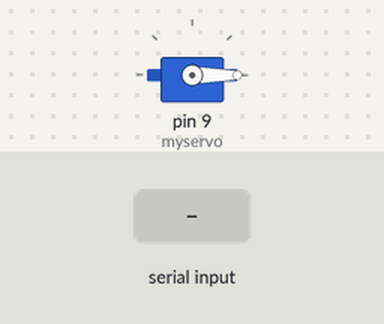
The sketch below on a simulated Arduino Uno, built with avr-gcc and run on an emulated ATmega328P. Shown: servo. Inputs (shaded band) come from the test bench. What the sketch prints to the serial monitor is not drawn.

Above: at 1.2 s.
1.3 s: "D" received over Serial
At 2.0 s:
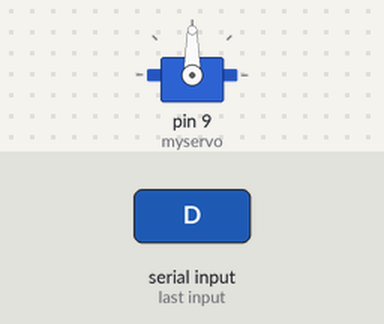
3.2 s: "N" received over Serial
At 3.65 s:
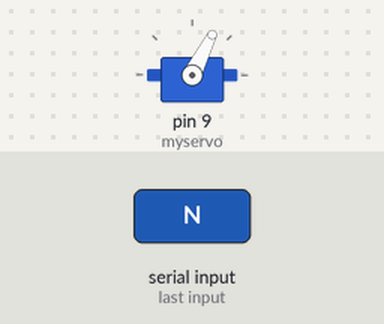
6.2 s: "A" received over Serial
At 8.0 s:
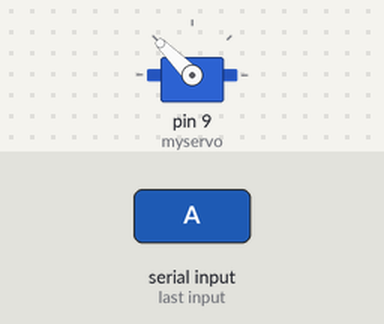
8.3 s: "N" received over Serial
Timing chart, 0 to 11.9 s (numbered marks = the images above; inputs shaded):
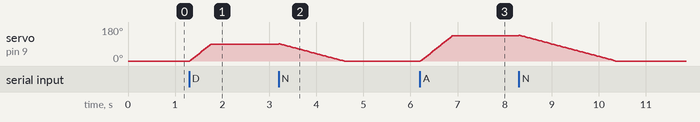

Measured:
- after the input at 1.3 s, servo on pin 9 (myservo): moves from 0° to 90° over 0.46 s, starting at once
- after the input at 6.2 s, servo on pin 9 (myservo): moves from 0° to 135° over 0.69 s, starting at once

The sketch:

Arduino_pySerial.ino
```cpp
#include <Servo.h>

Servo myservo;
int pos = 0;
int val = 0;

char serialData;
int pin=8;

void setup() {
myservo.attach(9);
//pinMode(pin,OUTPUT);
Serial.begin(9600);
myservo.write(0);
}

void loop() {
if(Serial.available() > 0)
{
serialData = Serial.read();
Serial.print(serialData);}

if(serialData == 'N' && val > 1)
{
val = 1;
  for (pos = pos; pos >= 0; pos -= 1)
  {  myservo.write(pos); delay(15); }
  delay(1000);
}

if(serialData == 'H' && val < 2)
{
val = 2;
  for (pos = pos; pos <= 45; pos += 1)
  { myservo.write(pos); delay(5);  }
  delay(1000);
}

if(serialData == 'H' && val > 2)
{
val = 2;
  for (pos = pos; pos >= 45; pos -= 1)
  {  myservo.write(pos); delay(5); }
  delay(1000);
}

if(serialData == 'D' && val < 3)
{
val = 3;
  for (pos = pos; pos <= 90; pos += 1)
  { myservo.write(pos); delay(5);  }
  delay(1000);
}

if(serialData == 'D' && val > 3)
{
val = 3;
  for (pos = pos; pos >= 90; pos -= 1)
  {  myservo.write(pos); delay(5); }
  delay(1000);
}

if(serialData == 'A' && val < 4)
{
val = 4;
  for (pos = pos; pos <= 135; pos += 1)
  { myservo.write(pos); delay(5);  }
  delay(1000);
}

else
{
//    for (pos = pos; pos >= 0; pos -= 1)
//  {  myservo.write(pos); delay(2); }
}

}
```
